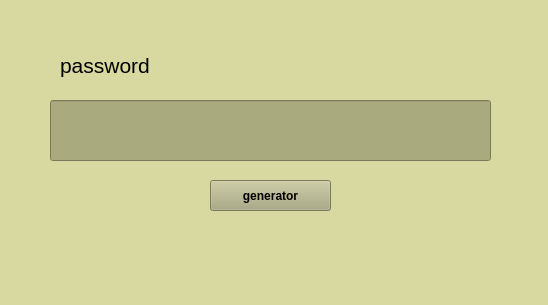
<?xml version="1.0" encoding="UTF-8"?>
<ui version="4.0">
 <class>MainWindow</class>
 <widget class="QMainWindow" name="MainWindow">
  <property name="geometry">
   <rect>
    <x>0</x>
    <y>0</y>
    <width>548</width>
    <height>305</height>
   </rect>
  </property>
  <property name="windowTitle">
   <string>MainWindow</string>
  </property>
  <property name="styleSheet">
   <string notr="true">background-color: rgb(216, 216, 161);</string>
  </property>
  <widget class="QWidget" name="centralwidget">
   <widget class="QLabel" name="label">
    <property name="geometry">
     <rect>
      <x>60</x>
      <y>50</y>
      <width>401</width>
      <height>31</height>
     </rect>
    </property>
    <property name="font">
     <font>
      <pointsize>16</pointsize>
     </font>
    </property>
    <property name="text">
     <string>password</string>
    </property>
   </widget>
   <widget class="QPushButton" name="generator_btn">
    <property name="geometry">
     <rect>
      <x>210</x>
      <y>180</y>
      <width>121</width>
      <height>31</height>
     </rect>
    </property>
    <property name="font">
     <font>
      <bold>true</bold>
     </font>
    </property>
    <property name="styleSheet">
     <string notr="true">background-color: rgb(170, 170, 127);</string>
    </property>
    <property name="text">
     <string>generator</string>
    </property>
   </widget>
   <widget class="QLineEdit" name="tb">
    <property name="geometry">
     <rect>
      <x>50</x>
      <y>100</y>
      <width>441</width>
      <height>61</height>
     </rect>
    </property>
    <property name="font">
     <font>
      <pointsize>12</pointsize>
      <bold>true</bold>
     </font>
    </property>
    <property name="styleSheet">
     <string notr="true">background-color: rgb(170, 170, 127);</string>
    </property>
   </widget>
  </widget>
  <widget class="QMenuBar" name="menubar">
   <property name="geometry">
    <rect>
     <x>0</x>
     <y>0</y>
     <width>548</width>
     <height>22</height>
    </rect>
   </property>
  </widget>
  <widget class="QStatusBar" name="statusbar"/>
 </widget>
 <resources/>
 <connections/>
</ui>
